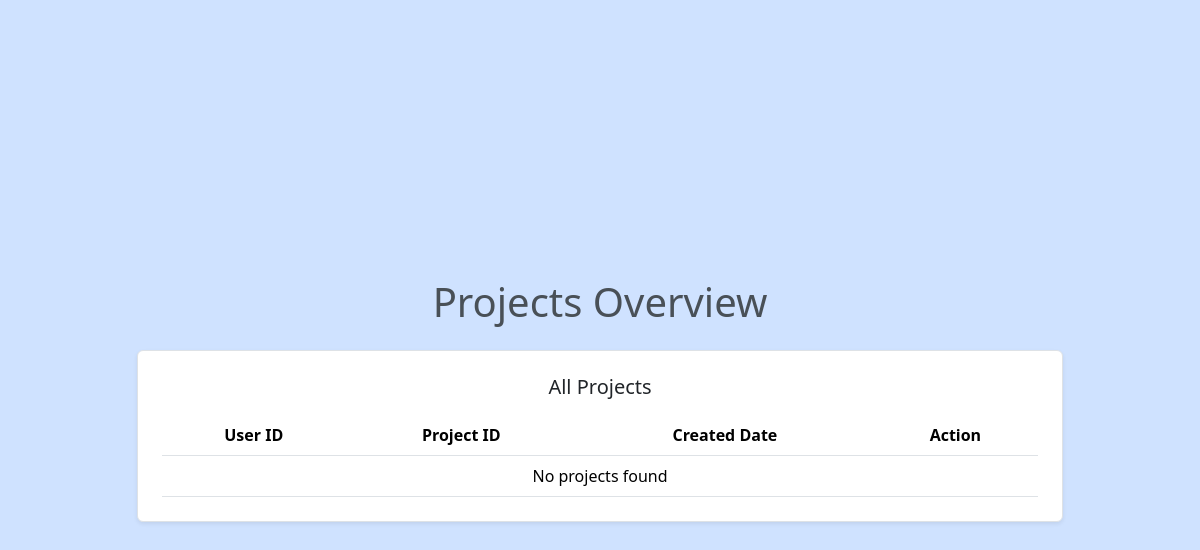
Page /managers/ on the earlier database version.
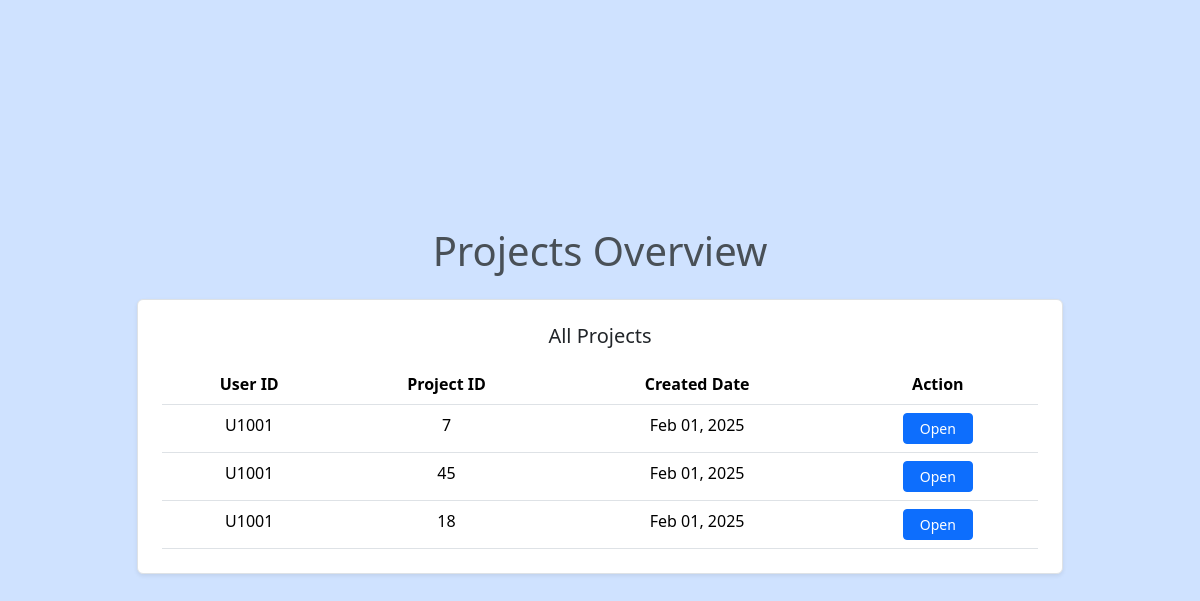
Same page on the later database version.
### login/models.py (models this page shows, shortened)
class Project(models.Model):
    project_id = models.CharField(max_length=50, primary_key=True)
    user = models.ForeignKey(UserRegistration, on_delete=models.CASCADE)
    created_at = models.DateTimeField(auto_now_add=True)

class UserRegistration(models.Model):
    name = models.CharField(max_length=100)
    userid = models.CharField(max_length=50, primary_key=True)
    email = models.EmailField(max_length=255, unique=True, null=True, blank=True)
    contact_no = models.CharField(max_length=255)
    password = models.CharField(max_length=255)  # Hashed final password
    group = models.ForeignKey(
        UserGroup,
        on_delete=models.CASCADE,
        null=True,  # Allow null temporarily for migration
        default=None  # No default value
    )

### login/views.py (the view)
# urls.py: path('managers/',views.managers_view,name='managers'),
def managers_view(request):
    all_projects = Project.objects.all().order_by('-created_at')
    return render(request, 'managers.html', {'all_projects': all_projects})

### login/templates/managers.html (shortened to what this page needs)
<!DOCTYPE html>
<html lang="en">
<head>
    <link href="https://cdnjs.cloudflare.com/ajax/libs/bootstrap/5.3.2/css/bootstrap.min.css" rel="stylesheet">
</head>
<body class="bg-primary-subtle min-vh-100 d-flex flex-column justify-content-center">
    <div class="container">
        <div class="row justify-content-center">
            <div class="col-12 col-lg-10">
                <h1 class="text-center mb-4 text-light-emphasis">Projects Overview</h1>
                <div class="border p-4 rounded bg-white shadow-sm">
                    <h5 class="text-center mb-3">All Projects</h5>
                    <div class="table-responsive">
                        <table class="table table-hover mb-0">
                            <thead>
                                <tr class="text-center">
                                    <th>User ID</th>
                                    <th>Project ID</th>
                                    <th>Created Date</th>
                                    <th>Action</th>
                                </tr>
                            </thead>
                            <tbody>
                                {% for project in all_projects %}
                                    <tr class="text-center">
                                        <td>{{ project.user.userid }}</td>
                                        <td>{{ project.project_id }}</td>
                                        <td>{{ project.created_at|date:"M d, Y" }}</td>
                                        <td>
                                            <a href="{% url 'dashboard' project_id=project.project_id %}"
                                               class="btn btn-primary btn-sm px-3"
                                               style="--bs-btn-bg: rgb(var(--bs-primary-rgb));">
                                                Open
                                            </a>
                                        </td>
                                    </tr>
                                {% empty %}
                                    <tr>
                                        <td colspan="4" class="text-center">No projects found</td>
                                    </tr>
                                {% endfor %}
                            </tbody>
                        </table>
                    </div>
                </div>
            </div>
        </div>
    </div>
</body>
</html>

Differences in the rows shown:
added Project: user.userid "U1001", project_id "7", created_at "Feb 01, 2025"
added Project: user.userid "U1001", project_id "45", created_at "Feb 01, 2025"
added Project: user.userid "U1001", project_id "18", created_at "Feb 01, 2025"
Other differences:
text no longer shown: "No projects found"
